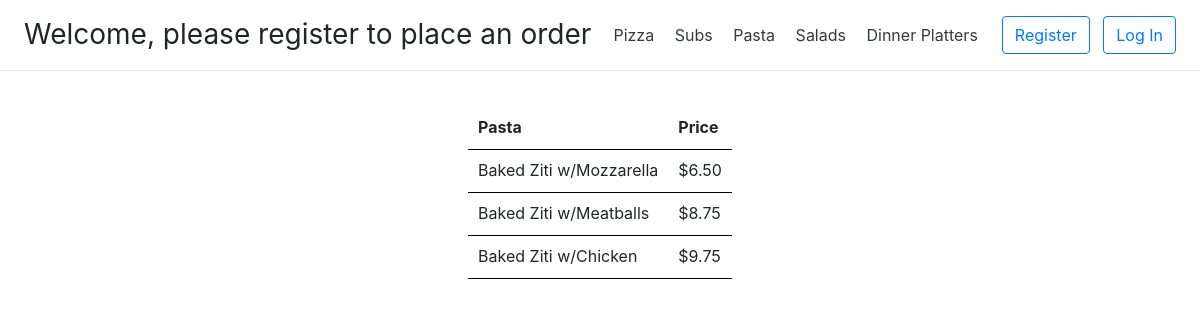
The app's page /menu/pasta with its own data.
### orders/models.py (models this page shows, shortened)
class PastaPrice(models.Model):
    classification = models.CharField(max_length=30)
    price = models.DecimalField(max_digits=6, decimal_places=2)
    class Meta:
        verbose_name_plural = "Pasta Price"

### orders/views.py (the view)
# urls.py: path("menu/pasta", views.pasta, name="pasta"),
def pasta(request):
    route = "orders/pasta.html"
    sub_menu = PastaPrice.objects.all()
    context = {"sub_menu": sub_menu}
    return auth_view(route, context, request)

### orders/views.py (called while the page is built)
def auth_view(route, context, request):
    if request.user.is_authenticated:
        context['user'] = request.user
        base_template = "orders/layoutAuth.html"
        context["base_template"] = base_template
        user_profile = UserProfile.objects.get(customer=request.user)
        return render(request, route, context)
    base_template = "orders/layout.html"
    context['userT'] = "please register to place an order"
    context["base_template"] = base_template
    return render(request, route, context)

### orders/templates/orders/pasta.html (shortened to what this page needs)
{% extends base_template %}
{% load static %}
{% block extra %}
<link rel="stylesheet" href="{% static 'orders/main.css' %}"/>
{% endblock %}
{% block body %}
<div class="container">
    <div class="row">
        <div class="col" align="center">
            <table>
                {% if user.is_authenticated %}
                <thead>
                <tr>
                    <th scope="col" id="orderType">Pasta</th>
                    <th scope="col">Price</th>
                    <th scope="col">Add to Cart</th>
                </tr>
                </thead>
                <tbody>
                {% for menu in sub_menu %}
                <tr>
                    <td>{{menu.classification}}</td>
                    <td> ${{menu.price}}</td>
                    <td align="center">
                        <button type="button" class="btn btn-outline-dark" data-id="{{menu.id}}">+</button>
                    </td>
                </tr>
                {% endfor %}
                </tbody>
                {% else %}
                <thead>
                <tr>
                    <th scope="col">Pasta</th>
                    <th scope="col">Price</th>
                </tr>
                </thead>
                <tbody>
                {% for menu in sub_menu %}
                <tr>
                    <td>{{menu.classification}}</td>
                    <td> ${{menu.price}}</td>
                </tr>
                {% endfor %}
                </tbody>
                {% endif %}
            </table>
        </div>
    </div>
</div>
{% endblock %}

### orders/static/orders/main.css (style rules this page uses)
table { border-collapse: separate; border-spacing: 0; margin-top: 20px; }
th { text-align: left; font-weight: bold; border-bottom: 1px solid #000; }
th, td { padding: 8px 10px 10px; line-height: inherit; border-bottom: 1px solid #000; }
th { vertical-align: bottom }
td { vertical-align: top }

### records on screen
PastaPrice: classification "Baked Ziti w/Mozzarella", price "6.50"
PastaPrice: classification "Baked Ziti w/Meatballs", price "8.75"
PastaPrice: classification "Baked Ziti w/Chicken", price "9.75"

### other values on screen
{{ userT }} "please register to place an order"
